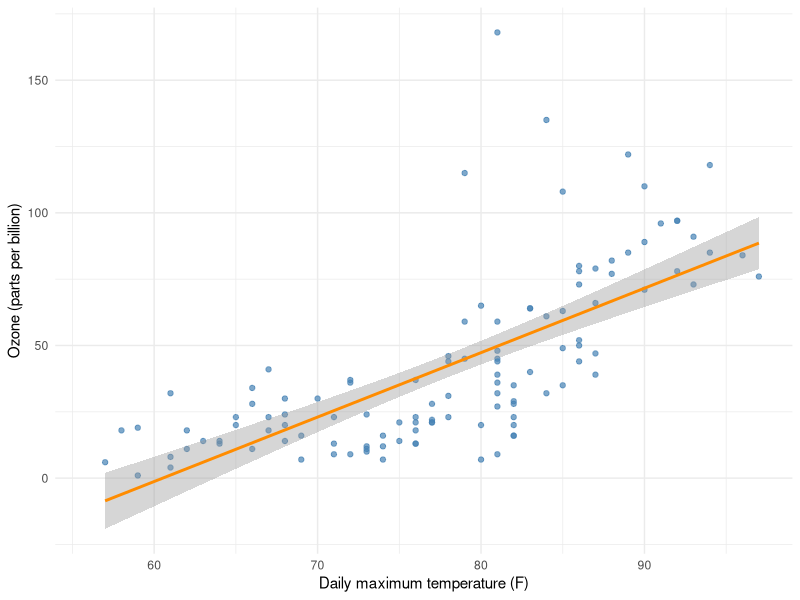

Recreate this plot in R.
## ---- chunk 1
#| label: setup
#| message: false
library(tidyverse)
library(knitr)
## ---- chunk 2
#| label: tbl-summary
#| tbl-cap: "Average ozone and temperature by month, New York, 1973."
airquality |>
  group_by(Month) |>
  summarise(
    `Days measured` = n(),
    `Mean ozone (ppb)` = round(mean(Ozone, na.rm = TRUE), 1),
    `Mean temperature (F)` = round(mean(Temp), 1)
  ) |>
  mutate(Month = month.name[Month]) |>
  kable()
## ---- chunk 3
#| label: fig-scatter
#| fig-cap: "Hotter days had higher ozone concentrations."
#| warning: false
#| fig-width: 6
#| fig-height: 3.6
ggplot(airquality, aes(x = Temp, y = Ozone)) +
  geom_point(alpha = 0.7, colour = "steelblue") +
  geom_smooth(method = "lm", formula = y ~ x, colour = "darkorange", se = TRUE) +
  labs(x = "Daily maximum temperature (F)", y = "Ozone (parts per billion)") +
  theme_minimal()
